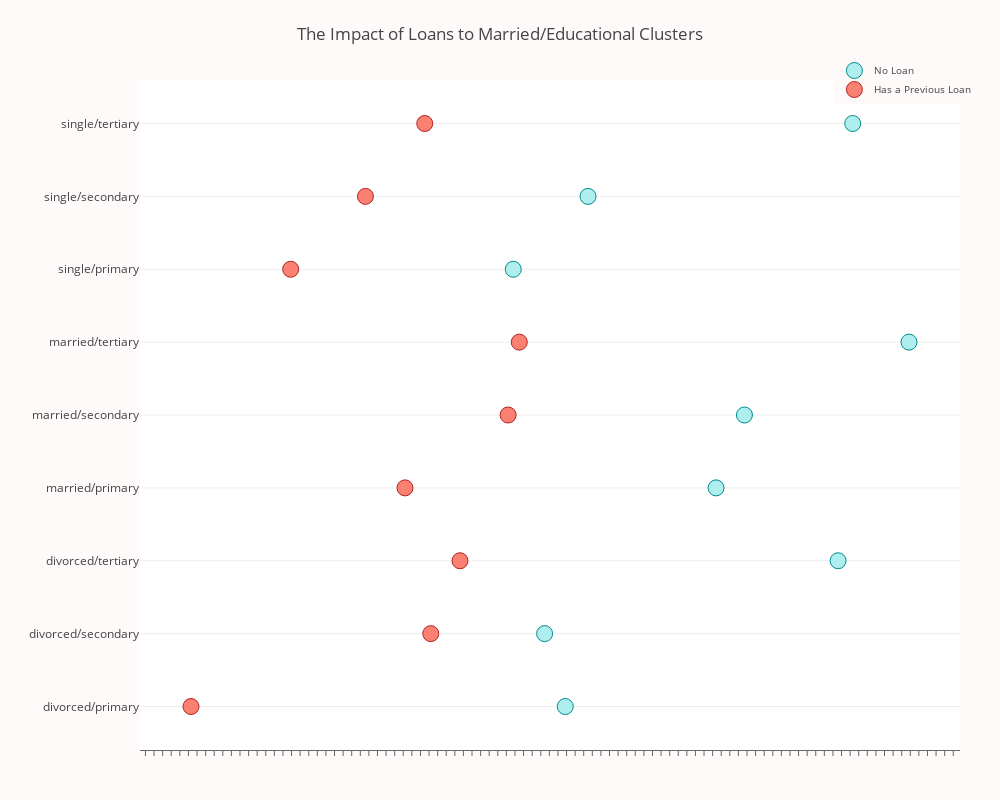

The code cell stored with this chart in its notebook:
### Code cell
# Let's see the group who had loans from the marital/education group

loan_balance = df.groupby(['marital/education', 'loan'], as_index=False)['balance'].median()


no_loan = loan_balance['balance'].loc[loan_balance['loan'] == 'no'].values
has_loan = loan_balance['balance'].loc[loan_balance['loan'] == 'yes'].values


labels = loan_balance['marital/education'].unique().tolist()


trace0 = go.Scatter(
    x=no_loan,
    y=labels,
    mode='markers',
    name='No Loan',
    marker=dict(
        color='rgb(175,238,238)',
        line=dict(
            color='rgb(0,139,139)',
            width=1,
        ),
        symbol='circle',
        size=16,
    )
)
trace1 = go.Scatter(
    x=has_loan,
    y=labels,
    mode='markers',
    name='Has a Previous Loan',
    marker=dict(
        color='rgb(250,128,114)',
        line=dict(
            color='rgb(178,34,34)',
            width=1,
        ),
        symbol='circle',
        size=16,
    )
)

data = [trace0, trace1]
layout = go.Layout(
    title="The Impact of Loans to Married/Educational Clusters",
    xaxis=dict(
        showgrid=False,
        showline=True,
        linecolor='rgb(102, 102, 102)',
        titlefont=dict(
            color='rgb(204, 204, 204)'
        ),
        tickfont=dict(
            color='rgb(102, 102, 102)',
        ),
        showticklabels=False,
        dtick=10,
        ticks='outside',
        tickcolor='rgb(102, 102, 102)',
    ),
    margin=dict(
        l=140,
        r=40,
        b=50,
        t=80
    ),
    legend=dict(
        font=dict(
            size=10,
        ),
        yanchor='middle',
        xanchor='right',
    ),
    width=1000,
    height=800,
    paper_bgcolor='rgb(255,250,250)',
    plot_bgcolor='rgb(255,255,255)',
    hovermode='closest',
)
fig = go.Figure(data=data, layout=layout)
iplot(fig, filename='lowest-oecd-votes-cast')

### Figure 1 — Plotly figure (JSON) as saved in the notebook; plotly's stock layout.template omitted (floating-point values rounded to 4 significant figures)
{"data": [{"marker": {"color": "rgb(175,238,238)", "line": {"color": "rgb(0,139,139)", "width": 1}, "size": 16, "symbol": "circle"}, "mode": "markers", "name": "No Loan", "type": "scatter", "uid": "212495f1-d89f-4556-9ae8-4869c824173e", "x": [498.5, 474.5, 816, 674, 707, 898.5, 438, 525, 833], "y": ["divorced/primary", "divorced/secondary", "divorced/tertiary", "married/primary", "married/secondary", "married/tertiary", "single/primary", "single/secondary", "single/tertiary"]}, {"marker": {"color": "rgb(250,128,114)", "line": {"color": "rgb(178,34,34)", "width": 1}, "size": 16, "symbol": "circle"}, "mode": "markers", "name": "Has a Previous Loan", "type": "scatter", "uid": "d9102f32-cec8-449f-9604-04e0e4cc1ad2", "x": [63, 342, 376, 312, 432, 445, 179, 266, 335], "y": ["divorced/primary", "divorced/secondary", "divorced/tertiary", "married/primary", "married/secondary", "married/tertiary", "single/primary", "single/secondary", "single/tertiary"]}], "layout": {"height": 800, "hovermode": "closest", "legend": {"font": {"size": 10}, "xanchor": "right", "yanchor": "middle"}, "margin": {"b": 50, "l": 140, "r": 40, "t": 80}, "paper_bgcolor": "rgb(255,250,250)", "plot_bgcolor": "rgb(255,255,255)", "title": {"text": "The Impact of Loans to Married/Educational Clusters"}, "width": 1000, "xaxis": {"dtick": 10, "linecolor": "rgb(102, 102, 102)", "showgrid": false, "showline": true, "showticklabels": false, "tickcolor": "rgb(102, 102, 102)", "tickfont": {"color": "rgb(102, 102, 102)"}, "ticks": "outside", "title": {"font": {"color": "rgb(204, 204, 204)"}}}}}
